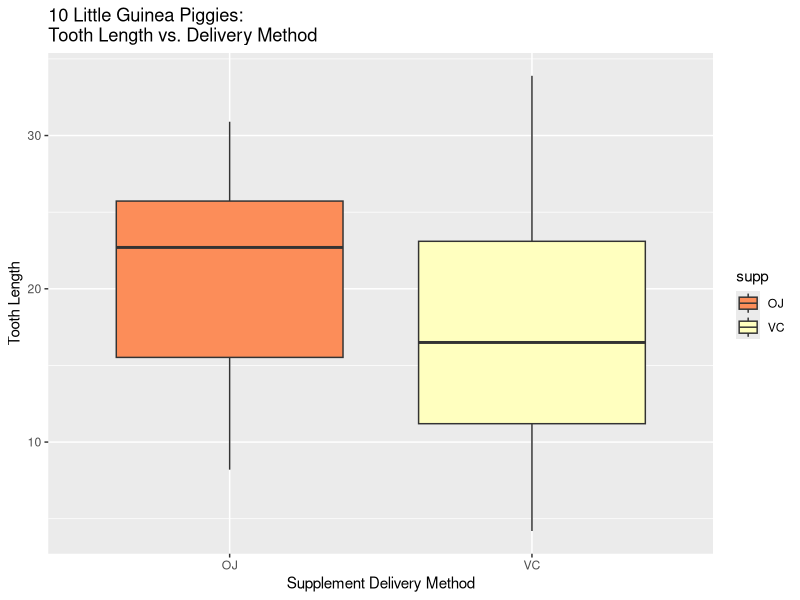
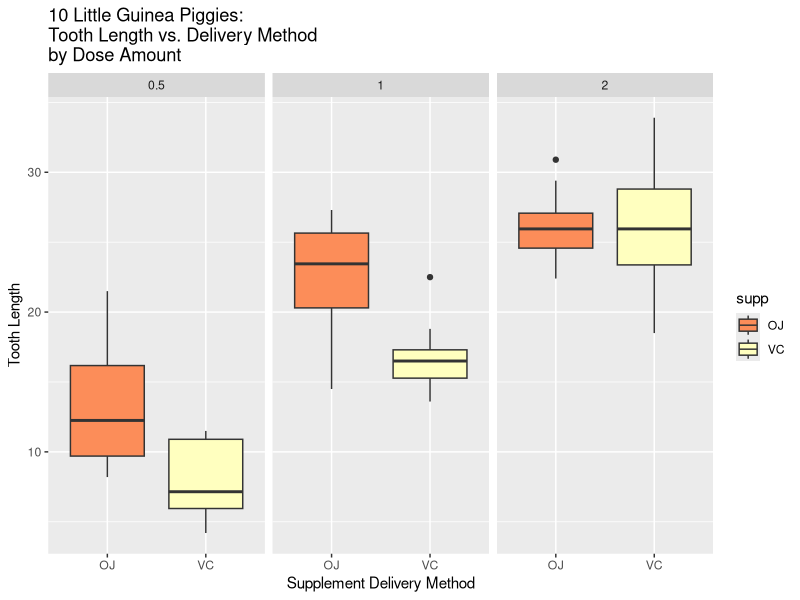
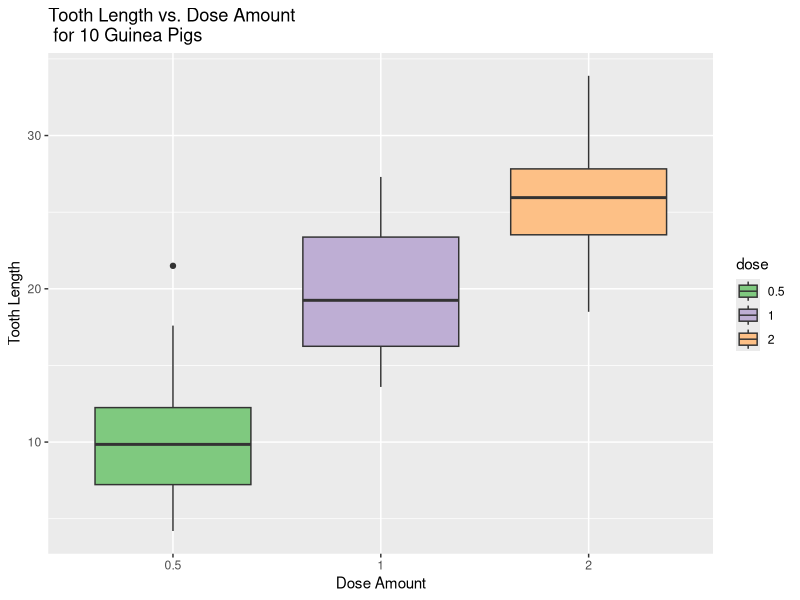
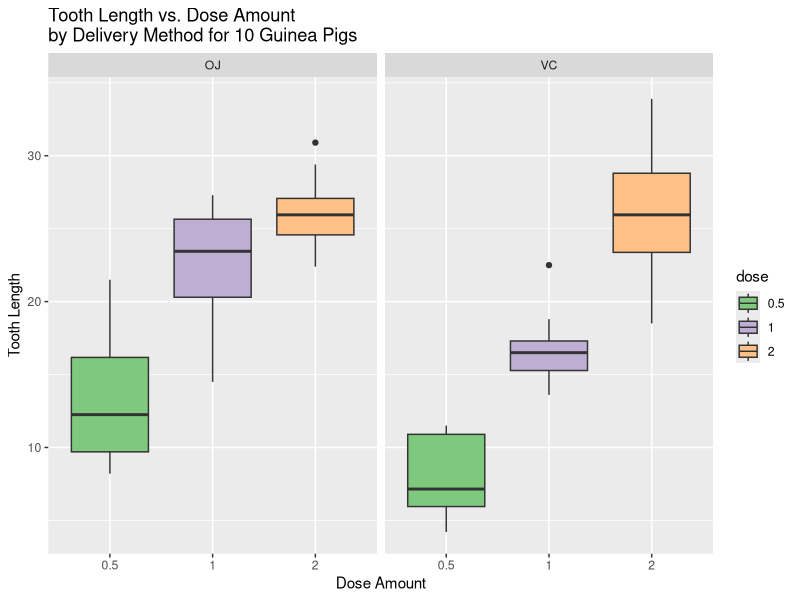

R code for these plots, in order: (Note: this script raises an error after producing the figures.)
## ---- chunk 1
knitr::opts_chunk$set(echo = TRUE)
## ---- chunk 2
library(ggplot2)
library(psych)
library(RColorBrewer)

#load data

data("ToothGrowth")
ToothGrowth$dose<-as.factor(ToothGrowth$dose) #relevant because dose is a factor
## ---- chunk 3
head(ToothGrowth) #check the first six rows
## ---- chunk 4
str(ToothGrowth) #check the structure
## ---- chunk 5
summary(ToothGrowth) #basic summary
## ---- chunk 6
describe(ToothGrowth)
## ---- chunk 7
aggregate(len ~ supp, data=ToothGrowth,mean)
## ---- chunk 8

ggplot(ToothGrowth, aes(x = supp, y = len)) + 
  geom_boxplot(aes(fill=supp)) +
  scale_fill_brewer(palette = "Spectral")+
  xlab("Supplement Delivery Method")+
  ylab("Tooth Length")+
  ggtitle("10 Little Guinea Piggies:\nTooth Length vs. Delivery Method")

ggplot(ToothGrowth, aes(x = supp, y = len)) + 
  geom_boxplot(aes(fill=supp)) +
  facet_grid(~ dose)+
  scale_fill_brewer(palette = "Spectral")+
  xlab("Supplement Delivery Method")+
  ylab("Tooth Length")+
  ggtitle("10 Little Guinea Piggies:\nTooth Length vs. Delivery Method \nby Dose Amount")

## ---- chunk 9
aggregate(len ~ dose, data=ToothGrowth,mean)
## ---- chunk 10
ggplot(ToothGrowth, aes(x = dose, y = len)) + 
  geom_boxplot(aes(fill=dose)) +
  scale_fill_brewer(palette = "Accent")+
  xlab("Dose Amount")+
  ylab("Tooth Length")+
  ggtitle("Tooth Length vs. Dose Amount \n for 10 Guinea Pigs")

ggplot(ToothGrowth, aes(x = dose, y = len)) + 
  geom_boxplot(aes(fill=dose)) +
  facet_grid(~ supp)+
  scale_fill_brewer(palette = "Accent")+
  xlab("Dose Amount")+
  ylab("Tooth Length")+
  ggtitle("Tooth Length vs. Dose Amount \nby Delivery Method for 10 Guinea Pigs")

## ---- chunk 11
t.test(len~supp,data=ToothGrowth)
## ---- chunk 12
tgTest1 <- subset(ToothGrowth,dose %in% c(0.5,1))
t.test(len~dose,data=tgTest1,paired = FALSE, var.equal = FALSE)
## ---- chunk 13
tgTest2 <- subset(ToothGrowth,dose %in% c(1,2))
t.test(len~dose,data=tgTest2,paired = FALSE, var.equal = FALSE)
## ---- chunk 14
tgTest3 <- subset(ToothGrowth,dose %in% c(0.5,2))
t.test(len~dose,data=tgTest3,paired = FALSE, var.equal = FALSE)
